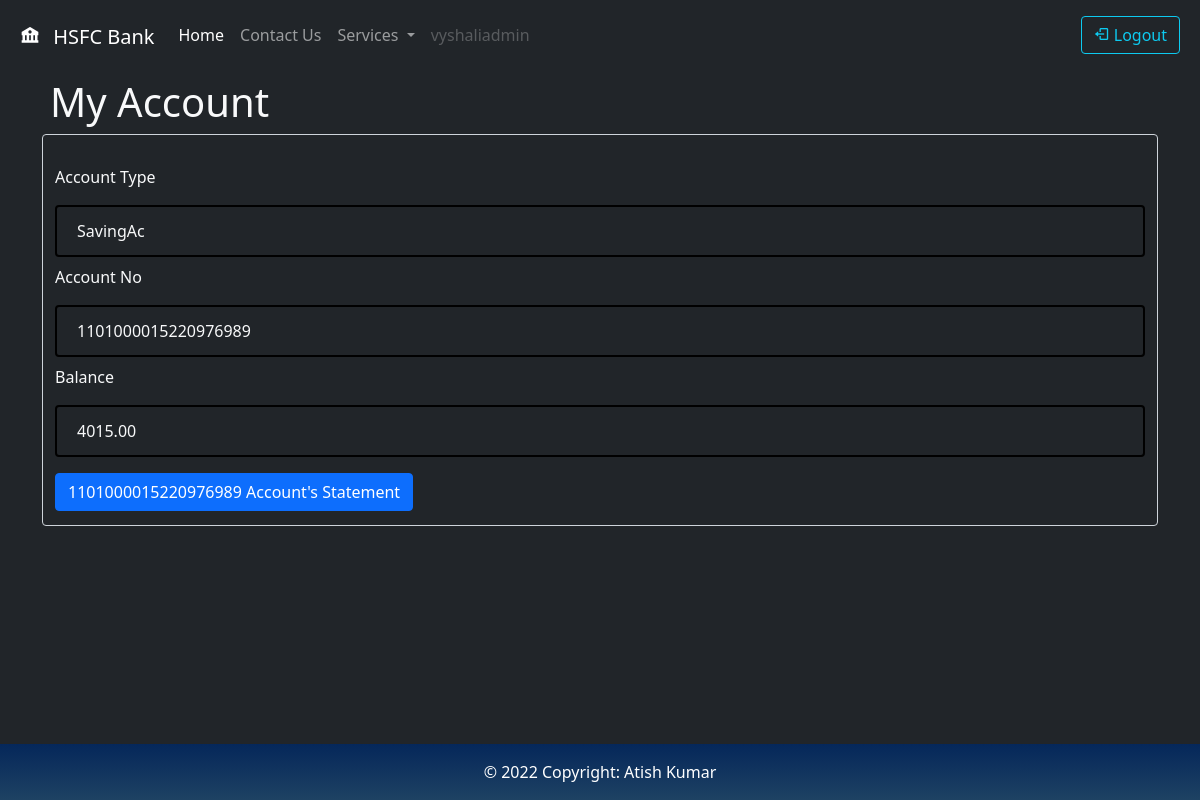
/accounts/ (signed in), run on the app's committed database.
### Account/models.py (models this page shows, shortened)
class UserBankAccount(models.Model):
    Account_id = models.AutoField(primary_key=True,editable=False,unique=True)
    user = models.ForeignKey(
        User,
        related_name='account',
        on_delete=models.CASCADE,
    )
    account_type = models.ForeignKey(
        ProductCode,
        default=1,
        related_name='accounts',
        on_delete=models.CASCADE
    )
    period = models.DecimalField(max_digits=10, decimal_places=2, default=0)
    rate = models.DecimalField(max_digits=4, decimal_places=2, default=0)
    account_no = models.PositiveBigIntegerField(null=False,blank=True,unique=True)
    account_no = models.BigIntegerField(null=False,blank=True,unique=True)
    balance = models.DecimalField(
       max_digits=6, decimal_places=2, default=0, null=True, blank=True
    )
    interest_start_date = models.DateField(
        auto_now_add=True,
        help_text=(
            'The month number that interest calculation will start from'
        )
    )
    initial_deposit_date = models.DateField(auto_now_add=True)
    Referrence_Number = models.CharField(max_length = 10,
           blank=True,
           editable=False,
           unique=True,
           default=create_new_ref_number,
      )
    def create_new_ref_number():
                not_unique = True
                while not_unique:
                    unique_ref = random.randint(1000000000, 9999999999)
                    if not UserBankAccount.objects.filter(Referrence_Number=unique_ref):
                        not_unique = False
                return str(unique_ref)

### Product/models.py (models this page shows)
class ProductCode(models.Model):
    code = models.CharField(max_length=6, default=0,help_text='Enter Product Code',unique=True)
    name = models.CharField(max_length=128,help_text='Enter Product Code eg:Saving/Fixed Deposit')
    maximum_withdrawal_amount = models.DecimalField(
        decimal_places=2,
        max_digits=12
    )
    annual_interest_rate = models.DecimalField(
        validators=[MinValueValidator(0), MaxValueValidator(100)],
        decimal_places=2,
        max_digits=5,
        help_text='Interest rate from 0 - 100'
    )
    interest_calculation_per_year = models.PositiveSmallIntegerField(
        validators=[MinValueValidator(1), MaxValueValidator(12)],
        help_text='The number of times interest will be calculated per year'
    )
    def __str__(self):
        return self.name

### Account/views.py (the view, shortened to what this page needs)
# urls.py: path('', index,name='accounts_home' ),
def index(request):
    current_user = request.user.customer
    current_user_file = UserBankAccount.objects.filter(user = request.user)
    form = AccountForm(instance=current_user)
    context = { 'form':form,'all_acc':current_user_file}
    return render(request, 'account.html', context)

### Account/forms.py
class AccountForm(ModelForm):
    class Meta:
        model = UserBankAccount
        fields = '__all__'
        exclude = ['account_no',]

### templates/account.html (shortened to what this page needs)
{% extends 'base.html' %}
{% block content %}
  <body class = 'bg-dark text-light'>
    <div class="container">
        <h1 class = 'm-2'>My Account</h1>
        <form class = 'form-control bg-dark text-light' method="POST" action = ''>
            {% for acc in all_acc%}
            <br>
            <label for="exampleFormControlInput1" class="form-label">Account Type</label>
            <input class="form-control bg-dark text-light" type="text" placeholder="Default input" name = 'username' value ="{{acc.account_type}}" aria-label="default input example" readonly>
            <label for="exampleFormControlInput1" class="form-label">Account No</label>
            <input class="form-control bg-dark text-light" type="text" placeholder="Default input" name = 'username' value ="{{acc.account_no}}" aria-label="default input example" readonly>
            <label for="exampleFormControlInput1" class="form-label">Balance</label>
            <input class="form-control bg-dark text-light" type="text" placeholder="Default input" name = 'username' value ="{{acc.balance}}" aria-label="default input example" readonly>
           <a href = ''>
              <a class="btn btn-primary mt-2 mb-2" href='{% url "report" acc.Account_id %}' role="button">{{acc.account_no}} Account's Statement</a>
          </a>
        {% endfor %}
        </div>
{% endblock content %}

### templates/base.html (shortened to what this page needs)
<!doctype html>
<html lang="en">
  <head>
    <link href="https://cdn.jsdelivr.net/npm/bootstrap@5.0.2/dist/css/bootstrap.min.css" rel="stylesheet">
    <link href='https://unpkg.com/boxicons@2.1.2/css/boxicons.min.css' rel='stylesheet'>
  </head>
  <body class = 'bg-dark text-light'>
   <nav class="navbar navbar-expand-lg sticky-top navbar-dark bg-dark">
    <div class="container-fluid">
      <a class="navbar-brand" href="/"> <i class='bx bxs-bank m-2' ></i> HSFC Bank</a>
      <div class="collapse navbar-collapse " id="navbarSupportedContent">
        <ul class="navbar-nav me-auto mb-2 mb-lg-0">
          <li class="nav-item ">
            <a class="nav-link active " aria-current="page" href="/"> Home</a>
          </li>
          <li class="nav-item">
            <a class="nav-link" href="/contactus/"> Contact Us</a>
          </li>
          <li class="nav-item dropdown ">
            <a class="nav-link dropdown-toggle" href="#" id="navbarDropdown" role="button" data-bs-toggle="dropdown" aria-expanded="false">
                Services
            </a>
          </li>
          <li class="nav-item">
            <a class="nav-link disabled" href="#" tabindex="-1" aria-disabled="true">{{request.user}}</a>
          </li>
        </ul>
        <form class="d-flex">
          {% if user.is_authenticated %}
          <a class="btn btn-outline-info m-2" href="/logout/" role="button"> <i class='bx bx-log-out' ></i> Logout</a>
            {% else %}
            <a class="btn btn-outline-info m-2" href="/login/" role="button"> <i class='bx bx-log-in' ></i> Login or Signup</a>
              {% endif %}
            </form>
      </div>
    </div>
  </nav>
  {% block content %}
  {% endblock content %}
  <div class="footer-copyright fixed-bottom text-center py-3">© 2022 Copyright:  Atish Kumar
  </div>
</body>
</html>

### templates/base.html (style rules this page uses)
ul { padding-left: 0rem; }
input[type="text"] { width: 100%; color: rgb(247, 243, 243); background: transparent; padding: 12px 20px; margin: 8px 0; display: inline-block; border-radius: 4px; border: 2px black solid; box-sizing: border-box; }
a:link, a:visited { text-decoration: none; }
.footer-copyright { background-image:linear-gradient(-180deg,#05275a,#1e4263); color: white; }

### data on the page
UserBankAccount: username "SavingAc", username "1101000015220976989", username "4015.00", account_no "1101000015220976989"

### other printed values
{{ request.user }} "vyshaliadmin"
